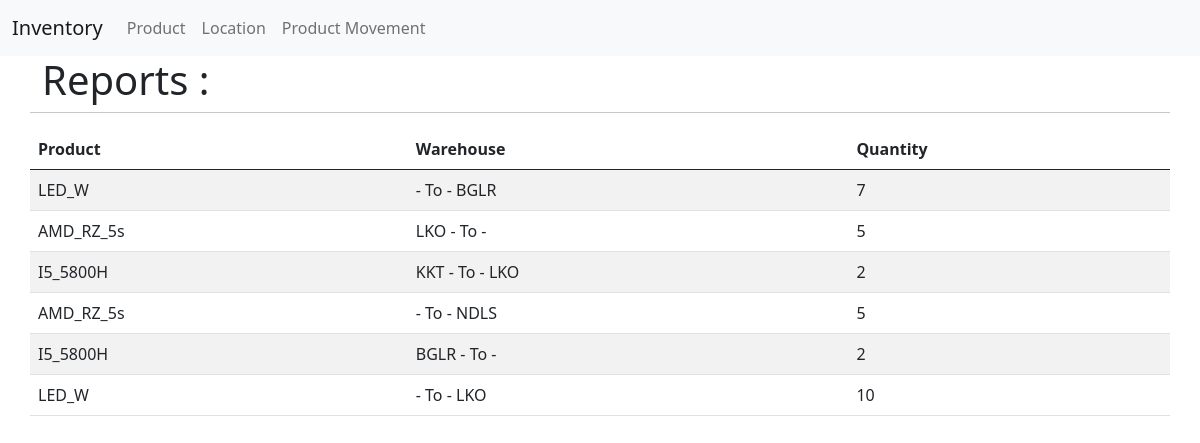
The page / on the database its author committed.
### app/models.py (models this page shows, shortened)
class ProductMovement(models.Model):
    movement_id = models.CharField(max_length=20,primary_key=True)
    timestamp = models.DateTimeField(default=datetime.now)
    from_location = models.ForeignKey(Location,related_name='from_location_id', on_delete=models.CASCADE,blank=True,null=True, default=None)
    to_location = models.ForeignKey(Location,related_name='to_location_id', on_delete=models.CASCADE,blank=True,null=True, default=None)
    product_id = models.ForeignKey(Product,on_delete=models.CASCADE, default=None)
    qty = models.PositiveIntegerField(default=0)

class Product(models.Model):
    product_id = models.CharField(max_length=10)
    def __str__(self):
        return self.product_id

class Location(models.Model):
    location_id = models.CharField(max_length=10)
    def __str__(self):
        return self.location_id

### app/views.py (the view)
# urls.py: path('',views.ReportView.as_view(),name='report_list_view'),
class ReportView(ListView):
    template_name = 'report.html'
    model = ProductMovement
    context_object_name = 'reports'

### templates/report.html (shortened to what this page needs)
{% extends 'base.html' %}
{% load static %}
{% block content %}
<div class="container">
    <div class="row justify-content-center">
        <h1 class="fw-light">Reports :</h1>
        <hr>
        <table class="table table-striped">
            <thead>
              <tr>
                <th scope="col">Product</th>
                <th scope="col">Warehouse</th>
                <th scope="col">Quantity</th>
              </tr>
            </thead>
            <tbody>
                {% if reports %}
                {% for report in reports %}
                <tr>
                    <td>{{report.product_id}}</td>
                    <td>{% if report.from_location == None %}{% else %} {{report.from_location}} {% endif %} - To -
                      {% if report.to_location == None %}{% else %} {{report.to_location}} {% endif %}</td>
                    <td>{{report.qty}}</td>
                  </tr>
                {% endfor %}
                {% endif %}
            </tbody>
          </table>
    </div>
</div>
{% endblock content %}

### rows shown on the page
ProductMovement: product_id "LED_W", to_location "BGLR", qty "7"
ProductMovement: product_id "AMD_RZ_5s", from_location "LKO", qty "5"
ProductMovement: product_id "I5_5800H", from_location "KKT", to_location "LKO", qty "2"
ProductMovement: product_id "AMD_RZ_5s", to_location "NDLS", qty "5"
ProductMovement: product_id "I5_5800H", from_location "BGLR", qty "2"
ProductMovement: product_id "LED_W", to_location "LKO", qty "10"
